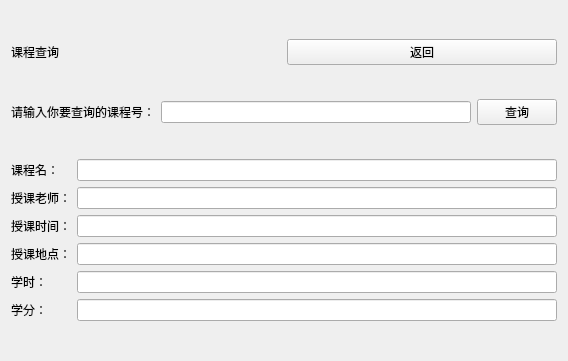
<?xml version="1.0" encoding="UTF-8"?>
<ui version="4.0">
 <class>coursefind</class>
 <widget class="QWidget" name="coursefind">
  <property name="geometry">
   <rect>
    <x>0</x>
    <y>0</y>
    <width>568</width>
    <height>361</height>
   </rect>
  </property>
  <property name="windowTitle">
   <string>Form</string>
  </property>
  <layout class="QVBoxLayout" name="verticalLayout_3">
   <item>
    <layout class="QHBoxLayout" name="horizontalLayout_3">
     <item>
      <widget class="QLabel" name="label">
       <property name="text">
        <string>课程查询</string>
       </property>
      </widget>
     </item>
     <item>
      <widget class="QPushButton" name="stu_course_backButton">
       <property name="text">
        <string>返回</string>
       </property>
      </widget>
     </item>
    </layout>
   </item>
   <item>
    <layout class="QHBoxLayout" name="horizontalLayout_2">
     <item>
      <widget class="QLabel" name="label_2">
       <property name="text">
        <string>请输入你要查询的课程号：</string>
       </property>
      </widget>
     </item>
     <item>
      <widget class="QLineEdit" name="stu_course_IDlineEdit"/>
     </item>
     <item>
      <widget class="QPushButton" name="stu_query_courseButton">
       <property name="text">
        <string>查询</string>
       </property>
      </widget>
     </item>
    </layout>
   </item>
   <item>
    <layout class="QHBoxLayout" name="horizontalLayout">
     <item>
      <layout class="QVBoxLayout" name="verticalLayout_2">
       <item>
        <widget class="QLabel" name="label_3">
         <property name="text">
          <string>课程名：</string>
         </property>
        </widget>
       </item>
       <item>
        <widget class="QLabel" name="label_4">
         <property name="text">
          <string>授课老师：</string>
         </property>
        </widget>
       </item>
       <item>
        <widget class="QLabel" name="label_5">
         <property name="text">
          <string>授课时间：</string>
         </property>
        </widget>
       </item>
       <item>
        <widget class="QLabel" name="label_6">
         <property name="text">
          <string>授课地点：</string>
         </property>
        </widget>
       </item>
       <item>
        <widget class="QLabel" name="label_7">
         <property name="text">
          <string>学时：</string>
         </property>
        </widget>
       </item>
       <item>
        <widget class="QLabel" name="label_10">
         <property name="text">
          <string>学分：</string>
         </property>
        </widget>
       </item>
      </layout>
     </item>
     <item>
      <layout class="QVBoxLayout" name="verticalLayout">
       <item>
        <widget class="QLineEdit" name="stu_course_namelineEdit"/>
       </item>
       <item>
        <widget class="QLineEdit" name="stu_teacher_namelineEdit"/>
       </item>
       <item>
        <widget class="QLineEdit" name="stu_course_timelineEdit"/>
       </item>
       <item>
        <widget class="QLineEdit" name="stu_course_addresslineEdit"/>
       </item>
       <item>
        <widget class="QLineEdit" name="stu_course_periodlineEdit"/>
       </item>
       <item>
        <widget class="QLineEdit" name="stu_course_creditlineEdit"/>
       </item>
      </layout>
     </item>
    </layout>
   </item>
  </layout>
 </widget>
 <resources/>
 <connections/>
</ui>
